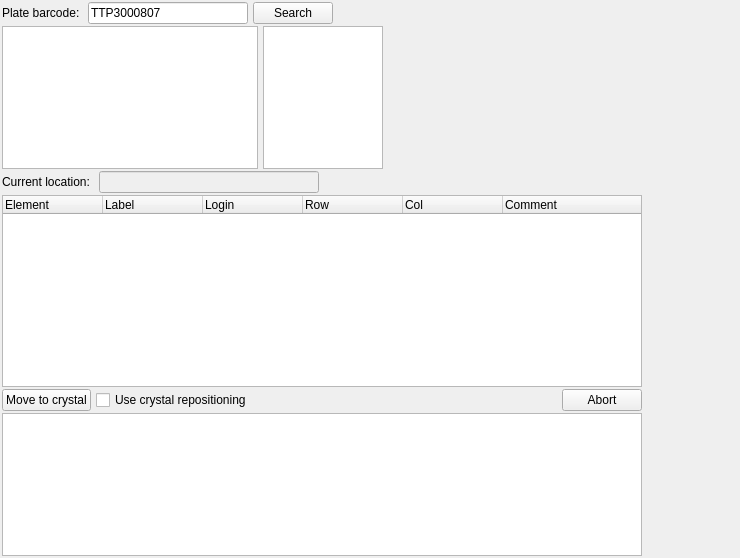
<?xml version="1.0" encoding="UTF-8"?>
<ui version="4.0">
 <class>PlateManipulatorLayout</class>
 <widget class="QWidget" name="PlateManipulatorLayout">
  <property name="geometry">
   <rect>
    <x>0</x>
    <y>0</y>
    <width>740</width>
    <height>558</height>
   </rect>
  </property>
  <property name="sizePolicy">
   <sizepolicy hsizetype="Minimum" vsizetype="Minimum">
    <horstretch>0</horstretch>
    <verstretch>0</verstretch>
   </sizepolicy>
  </property>
  <property name="maximumSize">
   <size>
    <width>32767</width>
    <height>32767</height>
   </size>
  </property>
  <property name="windowTitle">
   <string>Plate widget</string>
  </property>
  <layout class="QHBoxLayout">
   <property name="spacing">
    <number>5</number>
   </property>
   <property name="margin">
    <number>0</number>
   </property>
   <item>
    <layout class="QVBoxLayout">
     <property name="spacing">
      <number>2</number>
     </property>
     <property name="margin">
      <number>2</number>
     </property>
     <item>
      <layout class="QHBoxLayout">
       <property name="spacing">
        <number>5</number>
       </property>
       <property name="margin">
        <number>0</number>
       </property>
       <item>
        <widget class="QLabel" name="barcode_label">
         <property name="text">
          <string>Plate barcode: </string>
         </property>
         <property name="wordWrap">
          <bool>false</bool>
         </property>
        </widget>
       </item>
       <item>
        <widget class="QLineEdit" name="barcode_ledit">
         <property name="minimumSize">
          <size>
           <width>160</width>
           <height>0</height>
          </size>
         </property>
         <property name="maximumSize">
          <size>
           <width>160</width>
           <height>32767</height>
          </size>
         </property>
         <property name="text">
          <string>TTP3000807</string>
         </property>
        </widget>
       </item>
       <item>
        <widget class="QPushButton" name="search_button">
         <property name="text">
          <string>Search</string>
         </property>
        </widget>
       </item>
       <item>
        <spacer name="spacer1">
         <property name="orientation">
          <enum>Qt::Horizontal</enum>
         </property>
         <property name="sizeType">
          <enum>QSizePolicy::Expanding</enum>
         </property>
         <property name="sizeHint" stdset="0">
          <size>
           <width>91</width>
           <height>21</height>
          </size>
         </property>
        </spacer>
       </item>
      </layout>
     </item>
     <item>
      <layout class="QHBoxLayout">
       <property name="spacing">
        <number>5</number>
       </property>
       <property name="margin">
        <number>0</number>
       </property>
       <item>
        <widget class="QTableWidget" name="sample_table">
         <property name="sizePolicy">
          <sizepolicy hsizetype="Preferred" vsizetype="Preferred">
           <horstretch>0</horstretch>
           <verstretch>0</verstretch>
          </sizepolicy>
         </property>
         <property name="minimumSize">
          <size>
           <width>25</width>
           <height>0</height>
          </size>
         </property>
         <property name="toolTip">
          <string>Double click to move to position in the plate</string>
         </property>
         <property name="editTriggers">
          <set>QAbstractItemView::CurrentChanged|QAbstractItemView::DoubleClicked|QAbstractItemView::SelectedClicked</set>
         </property>
         <property name="numRows" stdset="0">
          <number>0</number>
         </property>
         <property name="numCols" stdset="0">
          <number>0</number>
         </property>
         <property name="readOnly" stdset="0">
          <bool>true</bool>
         </property>
        </widget>
       </item>
       <item>
        <widget class="QGraphicsView" name="navigation_graphicsview">
         <property name="sizePolicy">
          <sizepolicy hsizetype="Fixed" vsizetype="Expanding">
           <horstretch>0</horstretch>
           <verstretch>0</verstretch>
          </sizepolicy>
         </property>
         <property name="minimumSize">
          <size>
           <width>120</width>
           <height>0</height>
          </size>
         </property>
         <property name="maximumSize">
          <size>
           <width>120</width>
           <height>16777215</height>
          </size>
         </property>
        </widget>
       </item>
       <item>
        <spacer name="spacer2">
         <property name="orientation">
          <enum>Qt::Horizontal</enum>
         </property>
         <property name="sizeType">
          <enum>QSizePolicy::Expanding</enum>
         </property>
         <property name="sizeHint" stdset="0">
          <size>
           <width>91</width>
           <height>21</height>
          </size>
         </property>
        </spacer>
       </item>
      </layout>
     </item>
     <item>
      <layout class="QHBoxLayout">
       <property name="spacing">
        <number>5</number>
       </property>
       <property name="margin">
        <number>0</number>
       </property>
       <item>
        <widget class="QLabel" name="current_location_label">
         <property name="text">
          <string>Current location: </string>
         </property>
         <property name="wordWrap">
          <bool>false</bool>
         </property>
        </widget>
       </item>
       <item>
        <widget class="QLineEdit" name="current_location_ledit">
         <property name="enabled">
          <bool>false</bool>
         </property>
         <property name="minimumSize">
          <size>
           <width>220</width>
           <height>0</height>
          </size>
         </property>
         <property name="maximumSize">
          <size>
           <width>220</width>
           <height>27</height>
          </size>
         </property>
        </widget>
       </item>
       <item>
        <spacer name="spacer_8">
         <property name="orientation">
          <enum>Qt::Horizontal</enum>
         </property>
         <property name="sizeType">
          <enum>QSizePolicy::Expanding</enum>
         </property>
         <property name="sizeHint" stdset="0">
          <size>
           <width>91</width>
           <height>21</height>
          </size>
         </property>
        </spacer>
       </item>
      </layout>
     </item>
     <item>
      <widget class="QTreeWidget" name="xtal_treewidget">
       <property name="sizePolicy">
        <sizepolicy hsizetype="Expanding" vsizetype="Fixed">
         <horstretch>0</horstretch>
         <verstretch>0</verstretch>
        </sizepolicy>
       </property>
       <property name="minimumSize">
        <size>
         <width>640</width>
         <height>0</height>
        </size>
       </property>
       <property name="maximumSize">
        <size>
         <width>640</width>
         <height>400</height>
        </size>
       </property>
       <column>
        <property name="text">
         <string>Element</string>
        </property>
       </column>
       <column>
        <property name="text">
         <string>Label</string>
        </property>
       </column>
       <column>
        <property name="text">
         <string>Login</string>
        </property>
       </column>
       <column>
        <property name="text">
         <string>Row</string>
        </property>
       </column>
       <column>
        <property name="text">
         <string>Col</string>
        </property>
       </column>
       <column>
        <property name="text">
         <string>Comment</string>
        </property>
       </column>
      </widget>
     </item>
     <item>
      <layout class="QHBoxLayout">
       <property name="spacing">
        <number>5</number>
       </property>
       <property name="margin">
        <number>0</number>
       </property>
       <item>
        <widget class="QPushButton" name="move_button">
         <property name="text">
          <string>Move to crystal</string>
         </property>
        </widget>
       </item>
       <item>
        <widget class="QCheckBox" name="reposition_cbox">
         <property name="text">
          <string>Use crystal repositioning</string>
         </property>
        </widget>
       </item>
       <item>
        <spacer name="spacer5">
         <property name="orientation">
          <enum>Qt::Horizontal</enum>
         </property>
         <property name="sizeType">
          <enum>QSizePolicy::Expanding</enum>
         </property>
         <property name="sizeHint" stdset="0">
          <size>
           <width>91</width>
           <height>21</height>
          </size>
         </property>
        </spacer>
       </item>
       <item>
        <widget class="QPushButton" name="abort_button">
         <property name="text">
          <string>Abort</string>
         </property>
        </widget>
       </item>
      </layout>
     </item>
     <item>
      <widget class="QGraphicsView" name="xtal_image_graphicsview"/>
     </item>
     <item>
      <spacer name="verticalSpacer">
       <property name="orientation">
        <enum>Qt::Vertical</enum>
       </property>
       <property name="sizeHint" stdset="0">
        <size>
         <width>20</width>
         <height>40</height>
        </size>
       </property>
      </spacer>
     </item>
    </layout>
   </item>
   <item>
    <spacer name="spacer6">
     <property name="orientation">
      <enum>Qt::Horizontal</enum>
     </property>
     <property name="sizeType">
      <enum>QSizePolicy::Expanding</enum>
     </property>
     <property name="sizeHint" stdset="0">
      <size>
       <width>91</width>
       <height>21</height>
      </size>
     </property>
    </spacer>
   </item>
  </layout>
 </widget>
 <layoutdefault spacing="6" margin="11"/>
 <pixmapfunction>qPixmapFromMimeSource</pixmapfunction>
 <resources/>
 <connections/>
</ui>
